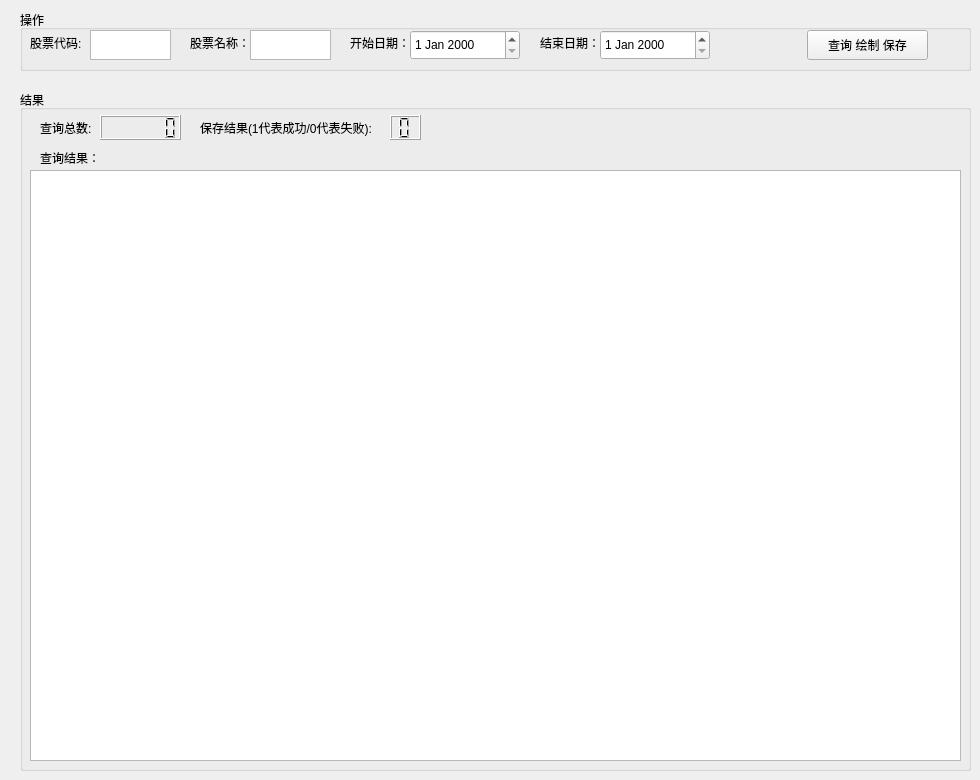
                <widget class="QWidget" name="_14_4_2">
                    <attribute name="title">
                        <string>14.4.2</string>
                    </attribute>
                    <widget class="QGroupBox" name="groupBox_14">
                        <property name="enabled">
                            <bool>true</bool>
                        </property>
                        <property name="geometry">
                            <rect>
                                <x>20</x>
                                <y>90</y>
                                <width>951</width>
                                <height>681</height>
                            </rect>
                        </property>
                        <property name="title">
                            <string>结果</string>
                        </property>
                        <widget class="QLabel" name="search_tip_label_14">
                            <property name="geometry">
                                <rect>
                                    <x>20</x>
                                    <y>30</y>
                                    <width>72</width>
                                    <height>15</height>
                                </rect>
                            </property>
                            <property name="text">
                                <string>查询总数:</string>
                            </property>
                        </widget>
                        <widget class="QLCDNumber" name="search_num_6">
                            <property name="geometry">
                                <rect>
                                    <x>80</x>
                                    <y>25</y>
                                    <width>81</width>
                                    <height>25</height>
                                </rect>
                            </property>
                            <property name="digitCount">
                                <number>6</number>
                            </property>
                        </widget>
                        <widget class="QLabel" name="label_7">
                            <property name="geometry">
                                <rect>
                                    <x>20</x>
                                    <y>60</y>
                                    <width>72</width>
                                    <height>15</height>
                                </rect>
                            </property>
                            <property name="text">
                                <string>查询结果：</string>
                            </property>
                        </widget>
                        <widget class="QTableView" name="search_table_result_6">
                            <property name="geometry">
                                <rect>
                                    <x>10</x>
                                    <y>80</y>
                                    <width>931</width>
                                    <height>591</height>
                                </rect>
                            </property>
                        </widget>
                        <widget class="QLabel" name="search_tip_label_15">
                            <property name="geometry">
                                <rect>
                                    <x>180</x>
                                    <y>30</y>
                                    <width>191</width>
                                    <height>16</height>
                                </rect>
                            </property>
                            <property name="text">
                                <string>保存结果(1代表成功/0代表失败):</string>
                            </property>
                        </widget>
                        <widget class="QLCDNumber" name="save_status_6">
                            <property name="geometry">
                                <rect>
                                    <x>370</x>
                                    <y>25</y>
                                    <width>31</width>
                                    <height>25</height>
                                </rect>
                            </property>
                            <property name="smallDecimalPoint">
                                <bool>true</bool>
                            </property>
                            <property name="digitCount">
                                <number>1</number>
                            </property>
                            <property name="mode">
                                <enum>QLCDNumber::Dec</enum>
                            </property>
                            <property name="value" stdset="0">
                                <double>0.000000000000000</double>
                            </property>
                            <property name="intValue" stdset="0">
                                <number>0</number>
                            </property>
                        </widget>
                    </widget>
                    <widget class="QGroupBox" name="groupBox_15">
                        <property name="enabled">
                            <bool>true</bool>
                        </property>
                        <property name="geometry">
                            <rect>
                                <x>20</x>
                                <y>10</y>
                                <width>951</width>
                                <height>61</height>
                            </rect>
                        </property>
                        <property name="locale">
                            <locale language="English" country="UnitedStates"/>
                        </property>
                        <property name="title">
                            <string>操作</string>
                        </property>
                        <widget class="QTextEdit" name="stock_code_edit_6">
                            <property name="geometry">
                                <rect>
                                    <x>70</x>
                                    <y>20</y>
                                    <width>81</width>
                                    <height>30</height>
                                </rect>
                            </property>
                        </widget>
                        <widget class="QLabel" name="stock_code_label_6">
                            <property name="geometry">
                                <rect>
                                    <x>10</x>
                                    <y>25</y>
                                    <width>61</width>
                                    <height>16</height>
                                </rect>
                            </property>
                            <property name="text">
                                <string>股票代码:</string>
                            </property>
                        </widget>
                        <widget class="QDateEdit" name="start_date_edit_6">
                            <property name="geometry">
                                <rect>
                                    <x>390</x>
                                    <y>20</y>
                                    <width>110</width>
                                    <height>30</height>
                                </rect>
                            </property>
                        </widget>
                        <widget class="QLabel" name="current_date_label_9">
                            <property name="geometry">
                                <rect>
                                    <x>330</x>
                                    <y>25</y>
                                    <width>61</width>
                                    <height>16</height>
                                </rect>
                            </property>
                            <property name="text">
                                <string>开始日期：</string>
                            </property>
                        </widget>
                        <widget class="QPushButton" name="search_button_6">
                            <property name="geometry">
                                <rect>
                                    <x>787</x>
                                    <y>20</y>
                                    <width>121</width>
                                    <height>30</height>
                                </rect>
                            </property>
                            <property name="text">
                                <string>查询 绘制 保存</string>
                            </property>
                        </widget>
                        <widget class="QLabel" name="stock_code_label_1_7">
                            <property name="geometry">
                                <rect>
                                    <x>170</x>
                                    <y>25</y>
                                    <width>61</width>
                                    <height>16</height>
                                </rect>
                            </property>
                            <property name="text">
                                <string>股票名称：</string>
                            </property>
                        </widget>
                        <widget class="QTextEdit" name="stock_name_edit_6">
                            <property name="geometry">
                                <rect>
                                    <x>230</x>
                                    <y>20</y>
                                    <width>81</width>
                                    <height>30</height>
                                </rect>
                            </property>
                        </widget>
                        <widget class="QLabel" name="current_date_label_10">
                            <property name="geometry">
                                <rect>
                                    <x>520</x>
                                    <y>25</y>
                                    <width>61</width>
                                    <height>16</height>
                                </rect>
                            </property>
                            <property name="text">
                                <string>结束日期：</string>
                            </property>
                        </widget>
                        <widget class="QDateEdit" name="end_date_edit_6">
                            <property name="geometry">
                                <rect>
                                    <x>580</x>
                                    <y>20</y>
                                    <width>110</width>
                                    <height>30</height>
                                </rect>
                            </property>
                        </widget>
                    </widget>
                </widget>
